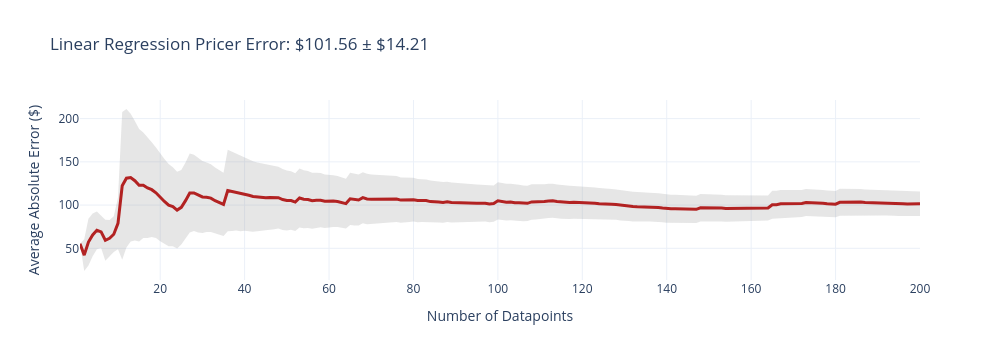
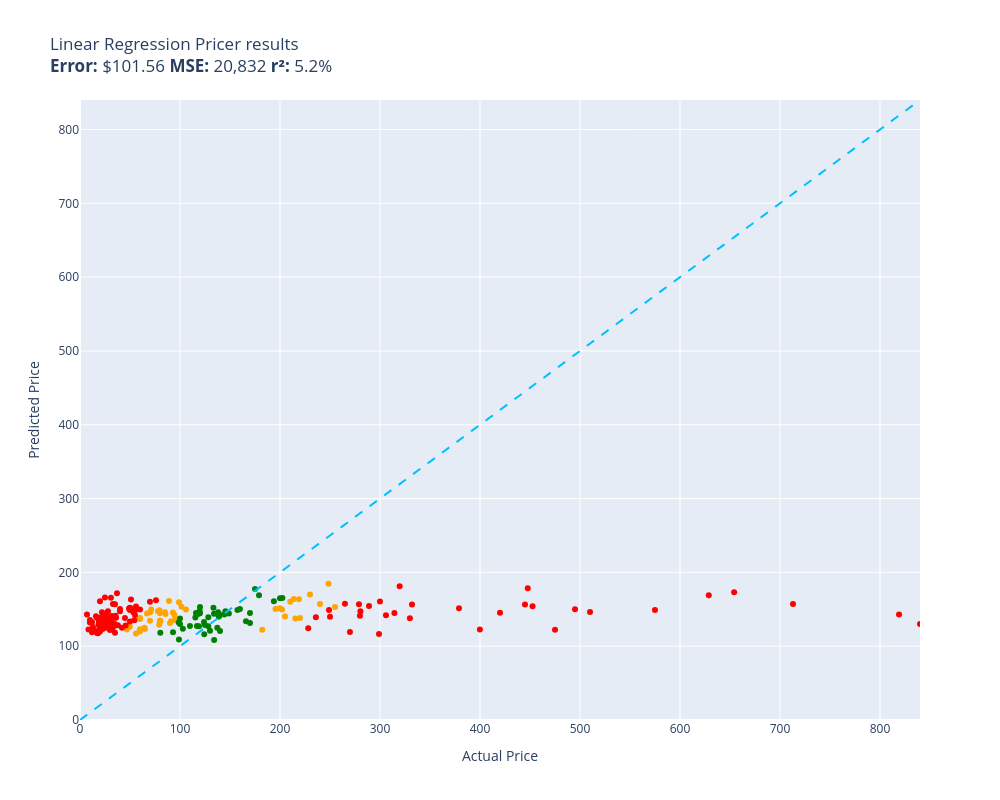

Here is the notebook cell these charts were saved with, in order:
### Markdown cell above
### Evaluating Model 3: Traditional Linear Regression

Let's evaluate `linear_regression_pricer` on the 2,000 held-out test items.

### Code cell
evaluate(linear_regression_pricer, test)

### Figure 1 — Plotly figure (JSON) as saved in the notebook; plotly's stock layout.template omitted (floating-point values rounded to 4 significant figures; data arrays with more than 128 entries replaced by an {"elided": "..."} marker saying what was removed)
{"data": [{"fill": "toself", "fillcolor": "rgba(128,128,128,0.2)", "hoverinfo": "skip", "line": {"color": "rgba(255,255,255,0)"}, "name": "95% CI", "showlegend": false, "type": "scatter", "x": {"elided": "400 int values"}, "y": {"elided": "400 float values"}}, {"customdata": {"elided": "200x1 float values"}, "hovertemplate": "n=%{x}<br>Avg Error=$%{y:,.2f}<br>±95% CI=$%{customdata[0]:,.2f}<extra></extra>", "line": {"color": "firebrick", "width": 3}, "mode": "lines", "name": "Cumulative Avg Error", "type": "scatter", "x": {"elided": "200 int values"}, "y": {"elided": "200 float values"}}], "layout": {"height": 360, "showlegend": false, "title": {"text": "Linear Regression Pricer Error: $101.56 ± $14.21"}, "width": 1000, "xaxis": {"title": {"text": "Number of Datapoints"}}, "yaxis": {"title": {"text": "Average Absolute Error ($)"}}}}

### Figure 2 — Plotly figure (JSON) as saved in the notebook; plotly's stock layout.template omitted (floating-point values rounded to 4 significant figures)
{"data": [{"customdata": [["Old Blood Noise Excess V2 Distortion Cho...\nGuess=$163.63 Actual=$219.00"], ["RBC12-UPC Replacement Battery Cartridge ...\nGuess=$170.12 Actual=$229.99"], ["ACDelco GM Original Equipment FW339 Fron...\nGuess=$137.41 Actual=$215.33"], ["Panasonic KX-TG6511B DECT 6.0 PLUS Expan...\nGuess=$128.97 Actual=$79.20"], ["GJY Portable TV,10.6 inch Mini TV for AT...\nGuess=$148.61 Actual=$79.36"], ["APS iBoard 6-inch Aluminum (Black Powder...\nGuess=$160.32 Actual=$210.23"], ["HK SYSTEMS 13\" Heavy Duty Black \"Push\" O...\nGuess=$145.83 Actual=$84.95"], ["Clementoni 39132.5 Jigsaw Puzzle 1,000 P...\nGuess=$134.46 Actual=$79.95"], ["Deco Mount Pro Tripod Microphone Stand w...\nGuess=$136.84 Actual=$59.95"], ["Evergreen HSHB2005 Cylinder Head Gasket ...\nGuess=$137.74 Actual=$59.69"], ["Travelpro Platinum Elite Slim Business L...\nGuess=$163.88 Actual=$213.83"], ["JRready ST6313 DT Deutsch Connector Kit,...\nGuess=$151.35 Actual=$199.68"], ["15\" Locking Shower Head Extension Arm in...\nGuess=$134.49 Actual=$79.95"], ["Tidal Front + Rear Fender Flares 4PC Poc...\nGuess=$153.18 Actual=$254.99"], ["Dakota Alert MURS Alert Probe Sensor - M...\nGuess=$138.24 Actual=$219.99"], ["AUTOFREE LED Tail Lights Assembly Compat...\nGuess=$149.72 Actual=$201.99"], ["Webcem Solar Shed Light Outdoor Indoor, ...\nGuess=$147.22 Actual=$77.96"], ["Festool 492370 Platin 2 S1000 Grit 6-Inc...\nGuess=$133.73 Actual=$91.00"], ["DIMARZIO 204284 DP 163FBK Blues Bucker G...\nGuess=$131.38 Actual=$89.99"], ["VLAND LED Smoked Taillights Compatible F...\nGuess=$156.99 Actual=$239.99"], ["LEGO Marvel Avengers War Machine Buster ...\nGuess=$122.87 Actual=$59.95"], ["ANZO USA 111207 GMC SIERRA 99-06 / YUKON...\nGuess=$122.29 Actual=$182.28"], ["Trim Kit for 2-handle Shower & Tub Valve...\nGuess=$135.85 Actual=$94.99"], ["MXR Carbon Copy Deluxe Analog Delay Guit...\nGuess=$150.38 Actual=$195.50"], ["CradlePoint Compact Broadband Router (CB...\nGuess=$161.10 Actual=$89.00"], ["Pyle Wireless Rear View Backup Camera - ...\nGuess=$146.30 Actual=$70.45"], ["Hp Pavilion P7-1257c Motherboard Aahd3-h...\nGuess=$119.87 Actual=$59.86"], ["Auertech Portable Washing Machine, 14lbs...\nGuess=$159.51 Actual=$98.99"], ["Amana Tool - SC587 Carbide Tipped 3-Wing...\nGuess=$149.72 Actual=$71.23"], ["ECCPP Power Steering Pump for 2009-2010 ...\nGuess=$143.66 Actual=$85.48"], ["UPR Mach 1 Chin Spoiler Fits 94-98 Musta...\nGuess=$123.35 Actual=$64.99"], ["SP Air Corporation SP-8102BU 1/4-Inch He...\nGuess=$140.37 Actual=$204.99"], ["Skullcandy Hesh Evo Bluetooth Headphones...\nGuess=$134.58 Actual=$69.99"], ["LCD Screen for Dell Inspiron 17R 17.3\" H...\nGuess=$124.93 Actual=$64.37"], ["Diversitech UC2436-3 Ultralite Condenser...\nGuess=$134.12 Actual=$80.39"], ["KUNFINE Android Radio CarPlay & Android ...\nGuess=$149.56 Actual=$106.00"], ["KYX Racing Hardened Steel Center Drive S...\nGuess=$122.51 Actual=$46.99"], ["OEM Samsung Remote Control Shipped with ...\nGuess=$117.11 Actual=$56.00"], ["Custom Engagement Logo Desk Embosser Sea...\nGuess=$126.22 Actual=$49.95"], ["DuraGo BR5330 Front Vented Disc Brake Ro...\nGuess=$153.49 Actual=$101.51"], ["Intex River Run Connect Lounge (Four)\nGuess=$142.32 Actual=$94.49"], ["Blanco 230966 Valea Stainless Steel Sink...\nGuess=$145.67 Actual=$92.88"], ["PowerSport Front Rear Brakes and Rotors ...\nGuess=$184.71 Actual=$248.51"], ["KZ ZS10 Pro in Ear Monitor Headphone KZ ...\nGuess=$144.25 Actual=$66.99"], ["Fender Hendrix Voodoo Child Coiled Instr...\nGuess=$138.18 Actual=$59.99"], ["MonMount Triple Monitor Stand Freestandi...\nGuess=$144.79 Actual=$79.99"]], "hovertemplate": "%{customdata[0]}<extra></extra>", "legendgroup": "orange", "marker": {"color": "orange", "size": 6, "symbol": "circle"}, "mode": "markers", "name": "orange", "orientation": "v", "showlegend": true, "type": "scatter", "x": [219.0, 230.0, 215.3, 79.2, 79.36, 210.2, 84.95, 79.95, 59.95, 59.69, 213.8, 199.7, 79.95, 255.0, 220.0, 202.0, 77.96, 91.0, 89.99, 240.0, 59.95, 182.3, 94.99, 195.5, 89.0, 70.45, 59.86, 98.99, 71.23, 85.48, 64.99, 205.0, 69.99, 64.37, 80.39, 106.0, 46.99, 56.0, 49.95, 101.5, 94.49, 92.88, 248.5, 66.99, 59.99, 79.99], "xaxis": "x", "y": [163.6, 170.1, 137.4, 129.0, 148.6, 160.3, 145.8, 134.5, 136.8, 137.7, 163.9, 151.3, 134.5, 153.2, 138.2, 149.7, 147.2, 133.7, 131.4, 157.0, 122.9, 122.3, 135.9, 150.4, 161.1, 146.3, 119.9, 159.5, 149.7, 143.7, 123.4, 140.4, 134.6, 124.9, 134.1, 149.6, 122.5, 117.1, 126.2, 153.5, 142.3, 145.7, 184.7, 144.2, 138.2, 144.8], "yaxis": "y"}, {"customdata": [["telpo Headlight Assembly Fit For 15 Camr...\nGuess=$144.89 Actual=$115.99"], ["SuppliesOutlet Compatible Toner Cartridg...\nGuess=$142.91 Actual=$144.29"], ["PEMP E65 E66 CDC Simulate Optical Fiber ...\nGuess=$127.08 Actual=$119.00"], ["Intermatic PX300 12V 300W Transformer wi...\nGuess=$143.91 Actual=$134.00"], ["CORSAIR Dominator Platinum RGB 32GB (2x1...\nGuess=$132.79 Actual=$124.00"], ["SKB iSeries 3i-13096-6KP Case for BlackM...\nGuess=$177.32 Actual=$174.99"], ["Aolemi Oil Rubbed Bronze Single Function...\nGuess=$132.24 Actual=$98.65"], ["GanFindX Portable Car Hand Controls for ...\nGuess=$150.29 Actual=$159.90"], ["KOMPUTERBAY 4GB 2X 2GB DDR2 1066MHz PC2-...\nGuess=$118.34 Actual=$80.34"], ["Scranton & Co 3 Drawer Mobile File Cabin...\nGuess=$138.86 Actual=$115.35"], ["Wenger City Upgrade Laptop Backpack with...\nGuess=$147.25 Actual=$145.42"], ["3D Tree Hole Branches 075 Stair Risers D...\nGuess=$121.04 Actual=$129.99"], ["Fjallraven, Kanken Laptop 15\" Backpack f...\nGuess=$148.00 Actual=$119.65"], ["Diversitech WG840585 Motor, (Ddb) 1/3Hp,...\nGuess=$108.44 Actual=$134.12"], ["Evan-Fischer Front Bumper Cover Compatib...\nGuess=$165.21 Actual=$202.38"], ["Western Digital Enterprise RE4-GP 2TB SA...\nGuess=$127.41 Actual=$109.95"], ["PM Auto Front Right Quick Complete Strut...\nGuess=$128.69 Actual=$124.94"], ["Dell Optiplex 390 Desktop Computer i3 3....\nGuess=$116.10 Actual=$124.27"], ["Pidoko Kids Train Table, Grey with 90 Pc...\nGuess=$144.65 Actual=$119.97"], ["Marvel Legends Series X-Men 6-Inch Archa...\nGuess=$109.17 Actual=$98.95"], ["EMART Photography C Stand with Boom Arm,...\nGuess=$152.96 Actual=$119.99"], ["Grey Pneumatic 1311SD Impact Socket Set\nGuess=$148.88 Actual=$157.43"], ["4LT LUMINETTE Vanity Opal GLS BSN\nGuess=$137.47 Actual=$99.99"], ["4pc Wheel Spacers Adapters 4\" (2inch Per...\nGuess=$127.50 Actual=$116.95"], ["Urth 62mm UV, Circular Polarizing (CPL),...\nGuess=$143.60 Actual=$139.00"], ["LSI Broadcom SAS 9300-8i 8-port 12Gb/s S...\nGuess=$143.48 Actual=$118.00"], ["DuraGo 29515020 Front Hub Assembly\nGuess=$139.26 Actual=$128.34"], ["Ibanez M510OVS Acoustic Mandolin in Vint...\nGuess=$131.52 Actual=$169.99"], ["GENUINE VOLVO THERMOSTAT (3.0, 3.2) S60 ...\nGuess=$123.49 Actual=$102.85"], ["Cardone 84-58642 New HEI Electronic Dist...\nGuess=$133.68 Actual=$165.99"], ["Universal Power Group 12V 100Ah Sealed L...\nGuess=$164.96 Actual=$199.99"], ["18 Inch White Undermount Kitchen Sink - ...\nGuess=$168.94 Actual=$179.00"], ["New Replacement seat cover fits Yamaha M...\nGuess=$140.50 Actual=$138.95"], ["Evan Fischer Radiator Cooling Fan Assemb...\nGuess=$124.99 Actual=$137.34"], ["ROHL WSGUM3018WH Wire Sink Grids, White\nGuess=$126.94 Actual=$128.28"], ["ASUS VY279HE-W 27” 1080P Monitor - White...\nGuess=$145.90 Actual=$138.10"], ["4 Inches Rolled Muffler Tip Catback Exha...\nGuess=$160.77 Actual=$193.88"], ["StonKraft Brass Chess Board Game Set wit...\nGuess=$120.75 Actual=$140.00"], ["Vinyl Soft Top Roll-up Adjustable Truck ...\nGuess=$144.43 Actual=$148.88"], ["Samsung DA97-07603B Freezer Ice Maker As...\nGuess=$118.98 Actual=$93.02"], ["Targus CityGear Durable Backpack, Black,...\nGuess=$152.08 Actual=$133.43"], ["Garmin 010-12402-10 GT15M-TM Transom-Mou...\nGuess=$140.21 Actual=$138.74"], ["Fitness Center Gym Room Weight Train Dua...\nGuess=$130.08 Actual=$99.99"], ["Xiaomi Redmi 10 2022 NFC 4G LTE (128GB +...\nGuess=$145.13 Actual=$169.99"]], "hovertemplate": "%{customdata[0]}<extra></extra>", "legendgroup": "green", "marker": {"color": "green", "size": 6, "symbol": "circle"}, "mode": "markers", "name": "green", "orientation": "v", "showlegend": true, "type": "scatter", "x": [116.0, 144.3, 119.0, 134.0, 124.0, 175.0, 98.65, 159.9, 80.34, 115.3, 145.4, 130.0, 119.7, 134.1, 202.4, 110.0, 124.9, 124.3, 120.0, 98.95, 120.0, 157.4, 99.99, 117.0, 139.0, 118.0, 128.3, 170.0, 102.8, 166.0, 200.0, 179.0, 138.9, 137.3, 128.3, 138.1, 193.9, 140.0, 148.9, 93.02, 133.4, 138.7, 99.99, 170.0], "xaxis": "x", "y": [144.9, 142.9, 127.1, 143.9, 132.8, 177.3, 132.2, 150.3, 118.3, 138.9, 147.3, 121.0, 148.0, 108.4, 165.2, 127.4, 128.7, 116.1, 144.7, 109.2, 153.0, 148.9, 137.5, 127.5, 143.6, 143.5, 139.3, 131.5, 123.5, 133.7, 165.0, 168.9, 140.5, 125.0, 126.9, 145.9, 160.8, 120.7, 144.4, 119.0, 152.1, 140.2, 130.1, 145.1], "yaxis": "y"}, {"customdata": [["NewPower99 Battery Kit for Samsung Galax...\nGuess=$142.40 Actual=$54.95"], ["EXMAX NG-10X Fresnel Lens Focusing Adapt...\nGuess=$160.28 Actual=$69.98"], ["Stand for Raven Pro Document Scanner - P...\nGuess=$122.01 Actual=$29.85"], ["8544771 Dryer Heating Element, 279816 Th...\nGuess=$139.34 Actual=$35.74"], ["Pump Head TBVECHI 175PSI 4KW 5.5HP 21CFM...\nGuess=$137.83 Actual=$329.90"], ["Bam France 2002XL Contoured Hightech Bla...\nGuess=$157.14 Actual=$713.00"], ["Metabo HPT 36V MultiVolt™ Cordless Rotar...\nGuess=$151.30 Actual=$379.00"], ["46mm Digital Pro High-Resolution Close-U...\nGuess=$160.73 Actual=$19.99"], ["Innovative Percussion CB-6 Chamois Bass ...\nGuess=$135.09 Actual=$54.32"], ["LOVE MEI Galaxy S10 Lite Case, Military ...\nGuess=$157.09 Actual=$32.98"], ["LD Products Compatible Toner Cartridge R...\nGuess=$133.29 Actual=$49.98"], ["Bam Trekking 3027SB Single Black Clarine...\nGuess=$156.60 Actual=$332.00"], ["DEWALT 20V MAX* XR Impact Driver with Bl...\nGuess=$154.11 Actual=$452.53"], ["Mini PC, Kinupute Desktop Computer E3-12...\nGuess=$149.89 Actual=$495.00"], ["June Garden 12\" Sweet Dolly Charlotte - ...\nGuess=$134.12 Actual=$19.99"], ["10GBase-LR SFP+ Transceiver, Handar 10GB...\nGuess=$119.80 Actual=$19.99"], ["Canon EOS Rebel T7 Digital SLR Camera wi...\nGuess=$142.77 Actual=$819.00"], ["Task T24287 Roman Ogee Router Bit with 1...\nGuess=$149.42 Actual=$55.88"], ["Southwire 120V/15A Right Angle User Atta...\nGuess=$128.27 Actual=$37.87"], ["Mylites+ Standard Comic Book Mylar Sleev...\nGuess=$118.28 Actual=$34.99"], ["DALDED LED Light Kit for Lego Sonic Gree...\nGuess=$143.87 Actual=$24.99"], ["152MM Hole Saws M42 Bi-Metal High Speed ...\nGuess=$117.58 Actual=$17.99"], ["Baseball Backpacks Large 18 Inch Bookbag...\nGuess=$137.70 Actual=$31.77"], ["Adams Check Payment and Deposit Register...\nGuess=$141.39 Actual=$35.49"], ["KOHLER 18865-CP Filtered Water Faucet, P...\nGuess=$122.23 Actual=$475.00"], ["Projector, CRAZVIEW Projector with WiFi ...\nGuess=$145.83 Actual=$53.40"], ["Retevis RT68 Soft Earhook Walkie Talkie ...\nGuess=$143.00 Actual=$6.99"], ["MC: Pindicator (Dual Intensity Amber)\nGuess=$150.24 Actual=$40.00"], ["Laisomeke Waterproof Junction Box, Unive...\nGuess=$132.89 Actual=$11.99"], ["Sumerain S1339CM Double Handle Widesprea...\nGuess=$139.36 Actual=$235.86"], ["Poison Spyder 10-08-020 Rocker Knocker\nGuess=$169.08 Actual=$628.76"], ["Lighted Triangle Mirror Cabinet Bathroom...\nGuess=$156.57 Actual=$445.00"], ["BESTILL Wall Mounted Shower Faucet Set, ...\nGuess=$162.39 Actual=$76.00"], ["Tablet PC Cover Compatible with Lenovo T...\nGuess=$140.78 Actual=$31.61"], ["Miyaya@ Funny Animal Masks Collection fo...\nGuess=$117.83 Actual=$16.99"], ["Trail Gear Twin Stick Kit for Top Shift ...\nGuess=$141.11 Actual=$279.92"], ["Engine Thermostat, Replace 19301-PAA-306...\nGuess=$131.96 Actual=$18.89"], ["Ultra Duster Canned Air Net 10 Oz 6-Pack\nGuess=$148.88 Actual=$49.90"], ["Beck/Arnley 0421945 Air Filter\nGuess=$138.44 Actual=$35.87"], ["IQShield Screen Protector Compatible wit...\nGuess=$132.12 Actual=$9.95"], ["Liberty Imports 12 Pack: US Military Toy...\nGuess=$138.67 Actual=$16.98"], ["Neporal Full Spectrum Light Bulb, 6000K ...\nGuess=$129.53 Actual=$18.59"], ["Satco S9596, 4 Count (Pack of 1), 4.18\nGuess=$118.75 Actual=$12.00"], ["Ceramic Talavera Mexican Tile 4x4\", 9 Pi...\nGuess=$128.45 Actual=$29.95"], ["Intrepid International Dressage Letters-...\nGuess=$134.94 Actual=$26.99"], ["Kingston Brass KS269SN Kingston Clawfoot...\nGuess=$141.99 Actual=$305.99"], ["KOHLER K-1185540-CP Assembly-Slider\nGuess=$128.14 Actual=$45.67"], ["KUNN Small Electrician Tool Pouch Utilit...\nGuess=$131.46 Actual=$21.99"], ["iPhone 12/12 Pro Nicaragua Guardabarranc...\nGuess=$121.39 Actual=$19.97"], ["Replacement Remote Control for PANASONIC...\nGuess=$129.02 Actual=$34.95"], ["KS K-STORM Replacement Silicone Mushroom...\nGuess=$122.49 Actual=$8.50"], ["Pioneer 2AM401-BN Two Handle Kitchen Fau...\nGuess=$124.32 Actual=$228.22"], ["LSSAGOON Backpack for Women Teen Kids Gi...\nGuess=$130.90 Actual=$33.99"], ["Aeromotive 13304 Regulator, X1 Adjustabl...\nGuess=$119.31 Actual=$269.95"], ["Walker Exhaust Ultra EPA 16478 Direct Fi...\nGuess=$149.14 Actual=$574.99"], ["GE RPWF SmartWater Comparable Refrigerat...\nGuess=$171.58 Actual=$36.99"], ["MGP Caliper Covers 39011SACURD Red Powde...\nGuess=$148.95 Actual=$249.00"], ["Royal Designs, Inc. Decorative Abundant ...\nGuess=$131.89 Actual=$24.95"], ["Canon Sure Shot 90u 35mm Date Camera\nGuess=$122.48 Actual=$399.89"], ["NewFantasia Replacement Audio Cable with...\nGuess=$132.89 Actual=$31.00"], ["Mikrotik RB3011UIAS-RM RouterBOARD 10xGi...\nGuess=$116.65 Actual=$299.00"], ["MONOCARBON Forged Carbon Fiber Case for ...\nGuess=$149.68 Actual=$59.99"], ["AC Compressor & A/C Kit For BMW 335i 335...\nGuess=$145.10 Actual=$314.41"], ["Wilkinson LOW GAUSS Vintage Tone Strat S...\nGuess=$165.74 Actual=$30.93"], ["Berta (6 Pieces) 1-1/4 inch Overlay, 90 ...\nGuess=$124.49 Actual=$24.66"], ["Chalkboard Name Badges with Magnetic Bac...\nGuess=$138.68 Actual=$19.95"], ["Linkloos Solar Street Lights Outdoor Wat...\nGuess=$153.66 Actual=$55.99"], ["USB Charger, CIVIE High Speed 60W Multip...\nGuess=$140.52 Actual=$15.99"], ["Kastar Battery Pack Replacement for Sony...\nGuess=$128.56 Actual=$19.99"], ["AZX Stylus Pencil for Apple iPad Pro 202...\nGuess=$124.76 Actual=$29.99"], ["Raspberry Pi 3 Model B+ Aluminum Case Me...\nGuess=$121.06 Actual=$14.99"], ["Music Hall pa15.3 MM/MC Phono Preamplifi...\nGuess=$139.81 Actual=$250.00"], ["Lorell Bell Chair Glide, 2.5\", Black\nGuess=$126.40 Actual=$19.50"], ["CTLAMP XL-2100 Professional Quality XL-2...\nGuess=$122.65 Actual=$32.00"], ["200 ' feet True 14 Gauge AWG CCA Speaker...\nGuess=$138.24 Actual=$44.95"], ["Competition Clutch Disc and Pressure Pla...\nGuess=$146.22 Actual=$510.00"], ["APS iBoard (304 Stainless Steel Polished...\nGuess=$157.67 Actual=$264.95"], ["200 Couples Conversation Cards - Enjoy B...\nGuess=$125.29 Actual=$32.97"], ["The Puppet Company - Carpet-Unicorn, Whi...\nGuess=$136.90 Actual=$19.00"], ["Baumgartens Sicurix Blank PVC ID Cards (...\nGuess=$130.06 Actual=$19.11"], ["VIPMOTOZ Sequential Turn Signal Premium ...\nGuess=$156.85 Actual=$278.94"], ["A-Premium Front Suspension Steering Knuc...\nGuess=$151.15 Actual=$48.99"], ["Venom Power Terra Hunter R/T+ R/T All-Te...\nGuess=$181.19 Actual=$319.65"], ["Audio Techinca ATW-T1002 System 10 Handh...\nGuess=$154.49 Actual=$289.00"], ["520 Pieces Christmas Envelope Seal Stick...\nGuess=$141.56 Actual=$25.99"], ["LD Compatible Ink Cartridge Replacement ...\nGuess=$124.99 Actual=$41.99"], ["BestPricedDecals Wine A BIT, You'll Feel...\nGuess=$125.97 Actual=$12.98"], ["Dell XPS 13 9343-2727SLV 13.3\" Full HD S...\nGuess=$130.16 Actual=$839.99"], ["VATOS 4 Packs Bubble Machine Gun for Kid...\nGuess=$142.61 Actual=$22.88"], ["Steering Wheel, Carbon Fiber Automotive ...\nGuess=$178.48 Actual=$447.74"], ["BXYJY for Samsung Galaxy Z Fold 3 Case w...\nGuess=$150.80 Actual=$49.99"], ["VONADO Space Wars Colonial Viper MK1 Bui...\nGuess=$147.39 Actual=$39.99"], ["Replacement Remote Control fit for Sony ...\nGuess=$135.40 Actual=$9.99"], ["Disney Princess Sparkling Princess Sleep...\nGuess=$134.77 Actual=$24.95"], ["sabermaster TCG Playmat yugioh playmat T...\nGuess=$145.85 Actual=$21.99"], ["Pacific Drums PDCM1618TTRB 16 x 18 Inche...\nGuess=$145.37 Actual=$419.99"], ["Star Wars Die-Cast Metal TITANIUM Series...\nGuess=$123.31 Actual=$22.70"], ["Glovion Music Stand Light, Clip On Piano...\nGuess=$147.32 Actual=$27.99"], ["Empava 24\" Single Wall Ovens 10 Cooking ...\nGuess=$173.15 Actual=$654.14"], ["Think Gizmos Build Your Own Robot Toys f...\nGuess=$166.03 Actual=$24.95"], ["HP Laserjet 2100 Laser Printer W/Test Pr...\nGuess=$160.63 Actual=$299.98"], ["Viola Bow 4/4 Full Size Carbon Fiber (Bl...\nGuess=$152.18 Actual=$49.99"], ["VTech Strum and Jam Kidi Musical Guitar ...\nGuess=$137.65 Actual=$21.99"], ["W11130208 W10695459 Refrigerator LED Mod...\nGuess=$129.19 Actual=$26.59"], ["Jada Toys Ryan's World Combo Panda Airli...\nGuess=$128.47 Actual=$34.94"], ["Pyle 2x120 Watt Home Audio Speaker Power...\nGuess=$150.29 Actual=$50.92"], ["STICKGOO Peel and Stick Backsplash for K...\nGuess=$156.72 Actual=$34.99"], ["For Volvo C70 S70 V70 V40 S40 AC Compres...\nGuess=$147.44 Actual=$280.41"], ["Refresh NSF-53 Premium Replacement Refri...\nGuess=$163.30 Actual=$50.99"], ["NICKSTON Red Sparkling Glitter Slim Band...\nGuess=$139.31 Actual=$25.99"]], "hovertemplate": "%{customdata[0]}<extra></extra>", "legendgroup": "red", "marker": {"color": "red", "size": 6, "symbol": "circle"}, "mode": "markers", "name": "red", "orientation": "v", "showlegend": true, "type": "scatter", "x": [54.95, 69.98, 29.85, 35.74, 329.9, 713.0, 379.0, 19.99, 54.32, 32.98, 49.98, 332.0, 452.5, 495.0, 19.99, 19.99, 819.0, 55.88, 37.87, 34.99, 24.99, 17.99, 31.77, 35.49, 475.0, 53.4, 6.99, 40.0, 11.99, 235.9, 628.8, 445.0, 76.0, 31.61, 16.99, 279.9, 18.89, 49.9, 35.87, 9.95, 16.98, 18.59, 12.0, 29.95, 26.99, 306.0, 45.67, 21.99, 19.97, 34.95, 8.5, 228.2, 33.99, 269.9, 575.0, 36.99, 249.0, 24.95, 399.9, 31.0, 299.0, 59.99, 314.4, 30.93, 24.66, 19.95, 55.99, 15.99, 19.99, 29.99, 14.99, 250.0, 19.5, 32.0, 44.95, 510.0, 264.9, 32.97, 19.0, 19.11, 278.9, 48.99, 319.6, 289.0, 25.99, 41.99, 12.98, 840.0, 22.88, 447.7, 49.99, 39.99, 9.99, 24.95, 21.99, 420.0, 22.7, 27.99, 654.1, 24.95, 300.0, 49.99, 21.99, 26.59, 34.94, 50.92, 34.99, 280.4, 50.99, 25.99], "xaxis": "x", "y": [142.4, 160.3, 122.0, 139.3, 137.8, 157.1, 151.3, 160.7, 135.1, 157.1, 133.3, 156.6, 154.1, 149.9, 134.1, 119.8, 142.8, 149.4, 128.3, 118.3, 143.9, 117.6, 137.7, 141.4, 122.2, 145.8, 143.0, 150.2, 132.9, 139.4, 169.1, 156.6, 162.4, 140.8, 117.8, 141.1, 132.0, 148.9, 138.4, 132.1, 138.7, 129.5, 118.8, 128.4, 134.9, 142.0, 128.1, 131.5, 121.4, 129.0, 122.5, 124.3, 130.9, 119.3, 149.1, 171.6, 148.9, 131.9, 122.5, 132.9, 116.6, 149.7, 145.1, 165.7, 124.5, 138.7, 153.7, 140.5, 128.6, 124.8, 121.1, 139.8, 126.4, 122.6, 138.2, 146.2, 157.7, 125.3, 136.9, 130.1, 156.8, 151.2, 181.2, 154.5, 141.6, 125.0, 126.0, 130.2, 142.6, 178.5, 150.8, 147.4, 135.4, 134.8, 145.8, 145.4, 123.3, 147.3, 173.1, 166.0, 160.6, 152.2, 137.7, 129.2, 128.5, 150.3, 156.7, 147.4, 163.3, 139.3], "yaxis": "y"}, {"hoverinfo": "skip", "line": {"color": "deepskyblue", "dash": "dash", "width": 2}, "mode": "lines", "name": "y = x", "showlegend": false, "type": "scatter", "x": [0, 840.0], "y": [0, 840.0]}], "layout": {"height": 800, "legend": {"title": {"text": "color"}, "tracegroupgap": 0}, "showlegend": false, "title": {"text": "Linear Regression Pricer results<br><b>Error:</b> $101.56 <b>MSE:</b> 20,832 <b>r²:</b> 5.2%"}, "width": 1000, "xaxis": {"anchor": "y", "domain": [0, 1], "range": [0, 840.0], "title": {"text": "Actual Price"}}, "yaxis": {"anchor": "x", "domain": [0, 1], "range": [0, 840.0], "title": {"text": "Predicted Price"}}}}
